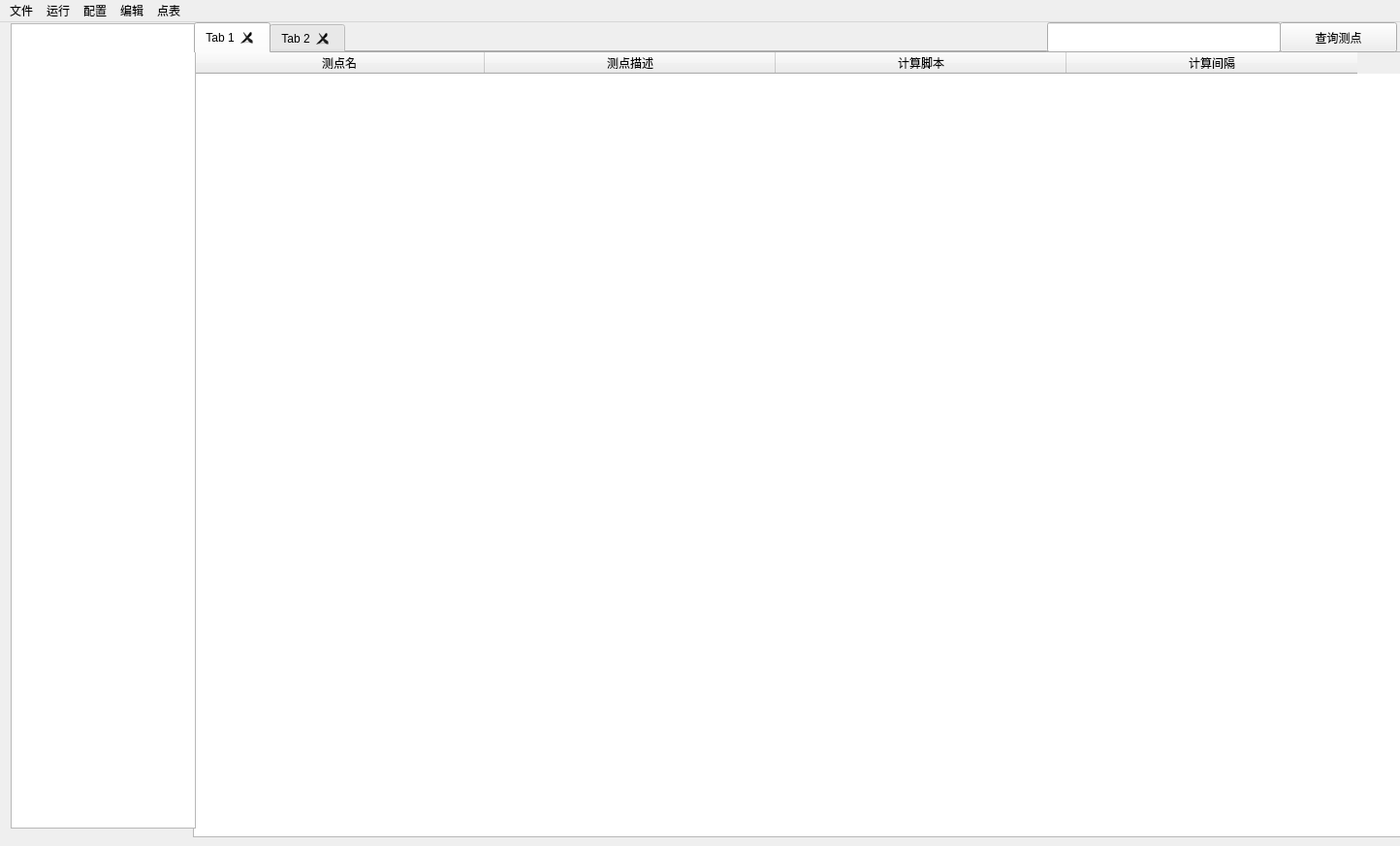
<?xml version="1.0" encoding="UTF-8"?>
<ui version="4.0">
 <class>TrendDBCalcClass</class>
 <widget class="QMainWindow" name="TrendDBCalcClass">
  <property name="geometry">
   <rect>
    <x>0</x>
    <y>0</y>
    <width>1444</width>
    <height>873</height>
   </rect>
  </property>
  <property name="maximumSize">
   <size>
    <width>1444</width>
    <height>873</height>
   </size>
  </property>
  <property name="windowTitle">
   <string>实时库计算工具</string>
  </property>
  <property name="windowIcon">
   <iconset>
    <normaloff>myapp.ico</normaloff>myapp.ico</iconset>
  </property>
  <widget class="QWidget" name="centralWidget">
   <widget class="QTableWidget" name="tableWidget">
    <property name="geometry">
     <rect>
      <x>199</x>
      <y>30</y>
      <width>1250</width>
      <height>811</height>
     </rect>
    </property>
    <property name="sizePolicy">
     <sizepolicy hsizetype="Expanding" vsizetype="Expanding">
      <horstretch>0</horstretch>
      <verstretch>0</verstretch>
     </sizepolicy>
    </property>
    <property name="contextMenuPolicy">
     <enum>Qt::CustomContextMenu</enum>
    </property>
    <property name="selectionBehavior">
     <enum>QAbstractItemView::SelectRows</enum>
    </property>
    <property name="rowCount">
     <number>0</number>
    </property>
    <property name="columnCount">
     <number>4</number>
    </property>
    <attribute name="horizontalHeaderDefaultSectionSize">
     <number>300</number>
    </attribute>
    <attribute name="horizontalHeaderHighlightSections">
     <bool>true</bool>
    </attribute>
    <attribute name="horizontalHeaderMinimumSectionSize">
     <number>31</number>
    </attribute>
    <attribute name="horizontalHeaderShowSortIndicator" stdset="0">
     <bool>false</bool>
    </attribute>
    <column>
     <property name="text">
      <string>测点名</string>
     </property>
    </column>
    <column>
     <property name="text">
      <string>测点描述</string>
     </property>
    </column>
    <column>
     <property name="text">
      <string>计算脚本</string>
     </property>
    </column>
    <column>
     <property name="text">
      <string>计算间隔</string>
     </property>
    </column>
   </widget>
   <widget class="QTreeWidget" name="treeWidget">
    <property name="geometry">
     <rect>
      <x>11</x>
      <y>1</y>
      <width>191</width>
      <height>831</height>
     </rect>
    </property>
    <property name="sizePolicy">
     <sizepolicy hsizetype="Minimum" vsizetype="Expanding">
      <horstretch>0</horstretch>
      <verstretch>0</verstretch>
     </sizepolicy>
    </property>
    <property name="contextMenuPolicy">
     <enum>Qt::CustomContextMenu</enum>
    </property>
    <attribute name="headerVisible">
     <bool>false</bool>
    </attribute>
    <column>
     <property name="text">
      <string notr="true">1</string>
     </property>
    </column>
   </widget>
   <widget class="QPushButton" name="pushButton">
    <property name="geometry">
     <rect>
      <x>1320</x>
      <y>0</y>
      <width>121</width>
      <height>31</height>
     </rect>
    </property>
    <property name="text">
     <string>查询测点</string>
    </property>
   </widget>
   <widget class="QLineEdit" name="lineEdit">
    <property name="geometry">
     <rect>
      <x>1080</x>
      <y>0</y>
      <width>241</width>
      <height>31</height>
     </rect>
    </property>
   </widget>
   <widget class="QTabWidget" name="tabWidget">
    <property name="geometry">
     <rect>
      <x>200</x>
      <y>0</y>
      <width>881</width>
      <height>31</height>
     </rect>
    </property>
    <property name="currentIndex">
     <number>0</number>
    </property>
    <property name="iconSize">
     <size>
      <width>40</width>
      <height>20</height>
     </size>
    </property>
    <property name="tabsClosable">
     <bool>true</bool>
    </property>
    <property name="movable">
     <bool>true</bool>
    </property>
    <widget class="QWidget" name="tab">
     <attribute name="title">
      <string>Tab 1</string>
     </attribute>
    </widget>
    <widget class="QWidget" name="tab_2">
     <attribute name="title">
      <string>Tab 2</string>
     </attribute>
    </widget>
   </widget>
  </widget>
  <widget class="QMenuBar" name="menuBar">
   <property name="geometry">
    <rect>
     <x>0</x>
     <y>0</y>
     <width>1444</width>
     <height>26</height>
    </rect>
   </property>
   <widget class="QMenu" name="menu">
    <property name="title">
     <string>文件</string>
    </property>
    <addaction name="actionclear"/>
    <addaction name="actionsave"/>
    <addaction name="actionexit"/>
   </widget>
   <widget class="QMenu" name="menu_2">
    <property name="title">
     <string>运行</string>
    </property>
    <addaction name="actionstart"/>
    <addaction name="actionend"/>
   </widget>
   <widget class="QMenu" name="menu_3">
    <property name="title">
     <string>配置</string>
    </property>
    <addaction name="actionconf"/>
   </widget>
   <widget class="QMenu" name="menu_4">
    <property name="title">
     <string>编辑</string>
    </property>
    <addaction name="actionadd"/>
    <addaction name="actionedit"/>
    <addaction name="actiondelete"/>
   </widget>
   <widget class="QMenu" name="menu_5">
    <property name="title">
     <string>点表</string>
    </property>
    <addaction name="actionimport"/>
    <addaction name="actionexport"/>
   </widget>
   <addaction name="menu"/>
   <addaction name="menu_2"/>
   <addaction name="menu_3"/>
   <addaction name="menu_4"/>
   <addaction name="menu_5"/>
  </widget>
  <action name="actionstart">
   <property name="text">
    <string>开始</string>
   </property>
  </action>
  <action name="actionend">
   <property name="text">
    <string>结束</string>
   </property>
  </action>
  <action name="actionconf">
   <property name="text">
    <string>配置实时库</string>
   </property>
  </action>
  <action name="actionadd">
   <property name="text">
    <string>增加测点</string>
   </property>
  </action>
  <action name="actionedit">
   <property name="text">
    <string>修改测点</string>
   </property>
  </action>
  <action name="actiondelete">
   <property name="text">
    <string>删除测点</string>
   </property>
  </action>
  <action name="actionclear">
   <property name="text">
    <string>清空点表信息</string>
   </property>
  </action>
  <action name="actionimport">
   <property name="text">
    <string>导入点表</string>
   </property>
  </action>
  <action name="actionexport">
   <property name="text">
    <string>导出点表</string>
   </property>
  </action>
  <action name="actionsave">
   <property name="text">
    <string>保存点表信息</string>
   </property>
  </action>
  <action name="actionexit">
   <property name="text">
    <string>退出程序</string>
   </property>
  </action>
 </widget>
 <layoutdefault spacing="6" margin="11"/>
 <resources>
  <include location="TrendDBCalc.qrc"/>
 </resources>
 <connections/>
</ui>
